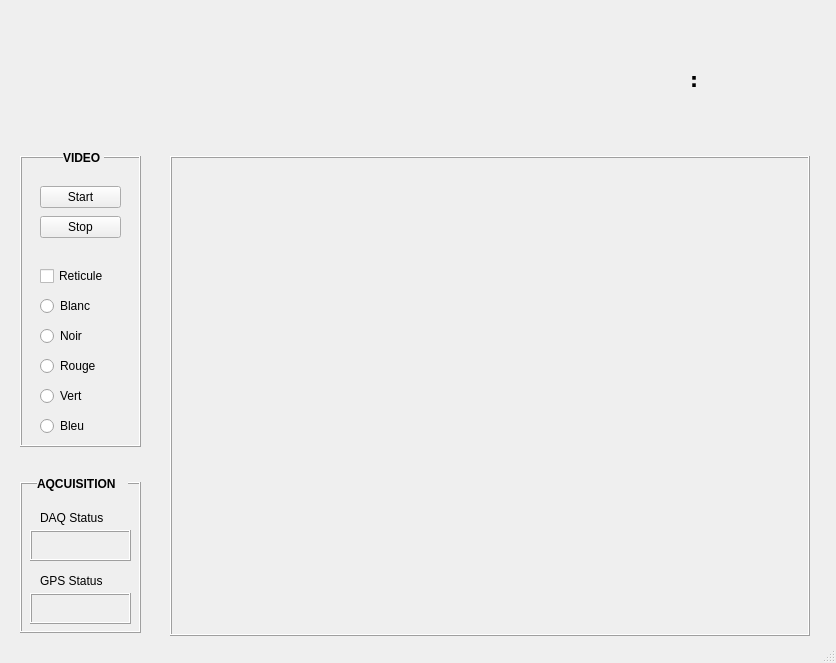
<?xml version="1.0" encoding="UTF-8"?>
<ui version="4.0">
 <class>MainWindow</class>
 <widget class="QMainWindow" name="MainWindow">
  <property name="geometry">
   <rect>
    <x>0</x>
    <y>0</y>
    <width>836</width>
    <height>663</height>
   </rect>
  </property>
  <property name="windowTitle">
   <string>MainWindow</string>
  </property>
  <widget class="QWidget" name="centralWidget">
   <widget class="QRadioButton" name="radioButton_bleu">
    <property name="geometry">
     <rect>
      <x>40</x>
      <y>416</y>
      <width>102</width>
      <height>20</height>
     </rect>
    </property>
    <property name="text">
     <string>Bleu</string>
    </property>
   </widget>
   <widget class="QRadioButton" name="radioButton_vert">
    <property name="geometry">
     <rect>
      <x>40</x>
      <y>386</y>
      <width>102</width>
      <height>20</height>
     </rect>
    </property>
    <property name="text">
     <string>Vert</string>
    </property>
   </widget>
   <widget class="QLabel" name="label_gps">
    <property name="geometry">
     <rect>
      <x>30</x>
      <y>593</y>
      <width>101</width>
      <height>31</height>
     </rect>
    </property>
    <property name="frameShape">
     <enum>QFrame::Box</enum>
    </property>
    <property name="frameShadow">
     <enum>QFrame::Raised</enum>
    </property>
    <property name="text">
     <string/>
    </property>
   </widget>
   <widget class="QLabel" name="label_4">
    <property name="geometry">
     <rect>
      <x>170</x>
      <y>156</y>
      <width>41</width>
      <height>41</height>
     </rect>
    </property>
    <property name="text">
     <string/>
    </property>
    <property name="pixmap">
     <pixmap>../../../../../../media/tux/64Gb/Backup_2017/Documents/gps.ico</pixmap>
    </property>
    <property name="scaledContents">
     <bool>true</bool>
    </property>
   </widget>
   <widget class="QPushButton" name="pushButton_2">
    <property name="geometry">
     <rect>
      <x>40</x>
      <y>216</y>
      <width>81</width>
      <height>22</height>
     </rect>
    </property>
    <property name="text">
     <string>Stop</string>
    </property>
   </widget>
   <widget class="QLabel" name="label_6">
    <property name="geometry">
     <rect>
      <x>37</x>
      <y>476</y>
      <width>91</width>
      <height>16</height>
     </rect>
    </property>
    <property name="font">
     <font>
      <weight>75</weight>
      <bold>true</bold>
      <kerning>true</kerning>
     </font>
    </property>
    <property name="acceptDrops">
     <bool>false</bool>
    </property>
    <property name="autoFillBackground">
     <bool>true</bool>
    </property>
    <property name="text">
     <string>AQCUISITION</string>
    </property>
   </widget>
   <widget class="QLabel" name="label_2">
    <property name="geometry">
     <rect>
      <x>40</x>
      <y>510</y>
      <width>81</width>
      <height>16</height>
     </rect>
    </property>
    <property name="font">
     <font>
      <weight>50</weight>
      <bold>false</bold>
     </font>
    </property>
    <property name="text">
     <string>DAQ Status</string>
    </property>
   </widget>
   <widget class="QLabel" name="label_8">
    <property name="geometry">
     <rect>
      <x>63</x>
      <y>150</y>
      <width>41</width>
      <height>16</height>
     </rect>
    </property>
    <property name="font">
     <font>
      <weight>75</weight>
      <bold>true</bold>
     </font>
    </property>
    <property name="autoFillBackground">
     <bool>true</bool>
    </property>
    <property name="text">
     <string>VIDEO</string>
    </property>
   </widget>
   <widget class="QRadioButton" name="radioButton_rouge">
    <property name="geometry">
     <rect>
      <x>40</x>
      <y>356</y>
      <width>102</width>
      <height>20</height>
     </rect>
    </property>
    <property name="text">
     <string>Rouge</string>
    </property>
   </widget>
   <widget class="QLabel" name="label">
    <property name="geometry">
     <rect>
      <x>170</x>
      <y>156</y>
      <width>640</width>
      <height>480</height>
     </rect>
    </property>
    <property name="frameShape">
     <enum>QFrame::Box</enum>
    </property>
    <property name="frameShadow">
     <enum>QFrame::Raised</enum>
    </property>
    <property name="text">
     <string/>
    </property>
   </widget>
   <widget class="QPushButton" name="pushButton">
    <property name="geometry">
     <rect>
      <x>40</x>
      <y>186</y>
      <width>81</width>
      <height>22</height>
     </rect>
    </property>
    <property name="text">
     <string>Start</string>
    </property>
   </widget>
   <widget class="QLabel" name="label_5">
    <property name="geometry">
     <rect>
      <x>20</x>
      <y>482</y>
      <width>121</width>
      <height>151</height>
     </rect>
    </property>
    <property name="frameShape">
     <enum>QFrame::Box</enum>
    </property>
    <property name="frameShadow">
     <enum>QFrame::Raised</enum>
    </property>
    <property name="text">
     <string/>
    </property>
   </widget>
   <widget class="QLabel" name="label_3">
    <property name="geometry">
     <rect>
      <x>40</x>
      <y>573</y>
      <width>81</width>
      <height>16</height>
     </rect>
    </property>
    <property name="font">
     <font>
      <weight>50</weight>
      <bold>false</bold>
     </font>
    </property>
    <property name="text">
     <string>GPS Status</string>
    </property>
   </widget>
   <widget class="QCheckBox" name="checkBox_reticule">
    <property name="geometry">
     <rect>
      <x>40</x>
      <y>266</y>
      <width>85</width>
      <height>20</height>
     </rect>
    </property>
    <property name="font">
     <font>
      <weight>50</weight>
      <bold>false</bold>
     </font>
    </property>
    <property name="autoFillBackground">
     <bool>false</bool>
    </property>
    <property name="text">
     <string>Reticule</string>
    </property>
   </widget>
   <widget class="QRadioButton" name="radioButton_blanc">
    <property name="geometry">
     <rect>
      <x>40</x>
      <y>296</y>
      <width>102</width>
      <height>20</height>
     </rect>
    </property>
    <property name="text">
     <string>Blanc</string>
    </property>
   </widget>
   <widget class="QRadioButton" name="radioButton_noir">
    <property name="geometry">
     <rect>
      <x>40</x>
      <y>326</y>
      <width>102</width>
      <height>20</height>
     </rect>
    </property>
    <property name="text">
     <string>Noir</string>
    </property>
   </widget>
   <widget class="QLabel" name="label_daq">
    <property name="geometry">
     <rect>
      <x>30</x>
      <y>530</y>
      <width>101</width>
      <height>31</height>
     </rect>
    </property>
    <property name="frameShape">
     <enum>QFrame::Box</enum>
    </property>
    <property name="frameShadow">
     <enum>QFrame::Raised</enum>
    </property>
    <property name="text">
     <string/>
    </property>
   </widget>
   <widget class="QLabel" name="label_7">
    <property name="geometry">
     <rect>
      <x>20</x>
      <y>156</y>
      <width>121</width>
      <height>291</height>
     </rect>
    </property>
    <property name="frameShape">
     <enum>QFrame::Box</enum>
    </property>
    <property name="frameShadow">
     <enum>QFrame::Raised</enum>
    </property>
    <property name="text">
     <string/>
    </property>
   </widget>
   <widget class="QLabel" name="label_minute">
    <property name="geometry">
     <rect>
      <x>710</x>
      <y>50</y>
      <width>41</width>
      <height>59</height>
     </rect>
    </property>
    <property name="font">
     <font>
      <family>DejaVu Sans</family>
      <pointsize>15</pointsize>
      <weight>75</weight>
      <bold>true</bold>
     </font>
    </property>
    <property name="frameShape">
     <enum>QFrame::NoFrame</enum>
    </property>
    <property name="frameShadow">
     <enum>QFrame::Raised</enum>
    </property>
    <property name="text">
     <string/>
    </property>
   </widget>
   <widget class="QLabel" name="label_satellite">
    <property name="geometry">
     <rect>
      <x>250</x>
      <y>50</y>
      <width>59</width>
      <height>59</height>
     </rect>
    </property>
    <property name="font">
     <font>
      <family>DejaVu Sans</family>
      <pointsize>15</pointsize>
      <weight>75</weight>
      <bold>true</bold>
     </font>
    </property>
    <property name="frameShape">
     <enum>QFrame::NoFrame</enum>
    </property>
    <property name="frameShadow">
     <enum>QFrame::Raised</enum>
    </property>
    <property name="text">
     <string/>
    </property>
   </widget>
   <widget class="QLabel" name="label_hour">
    <property name="geometry">
     <rect>
      <x>650</x>
      <y>50</y>
      <width>41</width>
      <height>59</height>
     </rect>
    </property>
    <property name="font">
     <font>
      <family>DejaVu Sans</family>
      <pointsize>15</pointsize>
      <weight>75</weight>
      <bold>true</bold>
     </font>
    </property>
    <property name="frameShape">
     <enum>QFrame::NoFrame</enum>
    </property>
    <property name="frameShadow">
     <enum>QFrame::Raised</enum>
    </property>
    <property name="text">
     <string/>
    </property>
   </widget>
   <widget class="QLabel" name="label_altitude">
    <property name="geometry">
     <rect>
      <x>430</x>
      <y>50</y>
      <width>101</width>
      <height>59</height>
     </rect>
    </property>
    <property name="font">
     <font>
      <family>DejaVu Sans</family>
      <pointsize>15</pointsize>
      <weight>75</weight>
      <bold>true</bold>
     </font>
    </property>
    <property name="frameShape">
     <enum>QFrame::NoFrame</enum>
    </property>
    <property name="frameShadow">
     <enum>QFrame::Raised</enum>
    </property>
    <property name="text">
     <string/>
    </property>
   </widget>
   <widget class="QLabel" name="label_11">
    <property name="geometry">
     <rect>
      <x>580</x>
      <y>49</y>
      <width>59</width>
      <height>59</height>
     </rect>
    </property>
    <property name="text">
     <string/>
    </property>
    <property name="pixmap">
     <pixmap>../Icons/heure.png</pixmap>
    </property>
    <property name="scaledContents">
     <bool>true</bool>
    </property>
   </widget>
   <widget class="QLabel" name="label_9">
    <property name="geometry">
     <rect>
      <x>180</x>
      <y>49</y>
      <width>59</width>
      <height>59</height>
     </rect>
    </property>
    <property name="text">
     <string/>
    </property>
    <property name="pixmap">
     <pixmap>../Icons/satellite.png</pixmap>
    </property>
    <property name="scaledContents">
     <bool>true</bool>
    </property>
   </widget>
   <widget class="QLabel" name="label_10">
    <property name="geometry">
     <rect>
      <x>360</x>
      <y>49</y>
      <width>59</width>
      <height>59</height>
     </rect>
    </property>
    <property name="text">
     <string/>
    </property>
    <property name="pixmap">
     <pixmap>../Icons/altitude.png</pixmap>
    </property>
    <property name="scaledContents">
     <bool>true</bool>
    </property>
   </widget>
   <widget class="QLabel" name="label_logo">
    <property name="geometry">
     <rect>
      <x>20</x>
      <y>18</y>
      <width>121</width>
      <height>121</height>
     </rect>
    </property>
    <property name="acceptDrops">
     <bool>false</bool>
    </property>
    <property name="frameShadow">
     <enum>QFrame::Raised</enum>
    </property>
    <property name="text">
     <string/>
    </property>
    <property name="pixmap">
     <pixmap>../Icons/titine.png</pixmap>
    </property>
    <property name="scaledContents">
     <bool>true</bool>
    </property>
   </widget>
   <widget class="QLabel" name="label_12">
    <property name="geometry">
     <rect>
      <x>690</x>
      <y>50</y>
      <width>20</width>
      <height>59</height>
     </rect>
    </property>
    <property name="font">
     <font>
      <family>DejaVu Sans</family>
      <pointsize>15</pointsize>
      <weight>75</weight>
      <bold>true</bold>
     </font>
    </property>
    <property name="frameShape">
     <enum>QFrame::NoFrame</enum>
    </property>
    <property name="frameShadow">
     <enum>QFrame::Raised</enum>
    </property>
    <property name="text">
     <string>:</string>
    </property>
   </widget>
   <zorder>label_5</zorder>
   <zorder>label_7</zorder>
   <zorder>radioButton_bleu</zorder>
   <zorder>radioButton_vert</zorder>
   <zorder>label_gps</zorder>
   <zorder>label_4</zorder>
   <zorder>pushButton_2</zorder>
   <zorder>label_6</zorder>
   <zorder>label_2</zorder>
   <zorder>label_8</zorder>
   <zorder>radioButton_rouge</zorder>
   <zorder>label</zorder>
   <zorder>pushButton</zorder>
   <zorder>label_3</zorder>
   <zorder>checkBox_reticule</zorder>
   <zorder>radioButton_blanc</zorder>
   <zorder>radioButton_noir</zorder>
   <zorder>label_daq</zorder>
   <zorder>label_minute</zorder>
   <zorder>label_satellite</zorder>
   <zorder>label_hour</zorder>
   <zorder>label_altitude</zorder>
   <zorder>label_11</zorder>
   <zorder>label_9</zorder>
   <zorder>label_10</zorder>
   <zorder>label_logo</zorder>
   <zorder>label_12</zorder>
  </widget>
  <widget class="QStatusBar" name="statusBar"/>
 </widget>
 <layoutdefault spacing="6" margin="11"/>
 <resources/>
 <connections/>
</ui>
